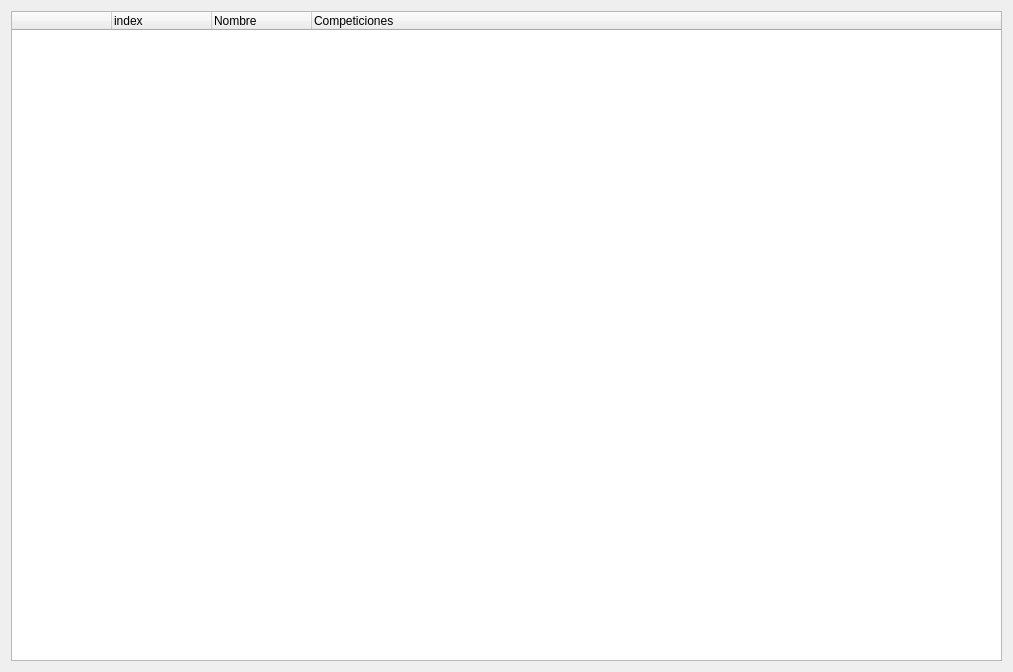
<?xml version="1.0" encoding="UTF-8"?>
<ui version="4.0">
 <class>Form</class>
 <widget class="QWidget" name="Form">
  <property name="geometry">
   <rect>
    <x>0</x>
    <y>0</y>
    <width>1013</width>
    <height>672</height>
   </rect>
  </property>
  <property name="windowTitle">
   <string>Form</string>
  </property>
  <layout class="QVBoxLayout" name="verticalLayout">
   <item>
    <widget class="QTreeWidget" name="treeMain">
     <column>
      <property name="text">
       <string notr="true">   </string>
      </property>
     </column>
     <column>
      <property name="text">
       <string>index</string>
      </property>
     </column>
     <column>
      <property name="text">
       <string>Nombre</string>
      </property>
     </column>
     <column>
      <property name="text">
       <string>Competiciones</string>
      </property>
     </column>
    </widget>
   </item>
  </layout>
 </widget>
 <resources/>
 <connections/>
</ui>
